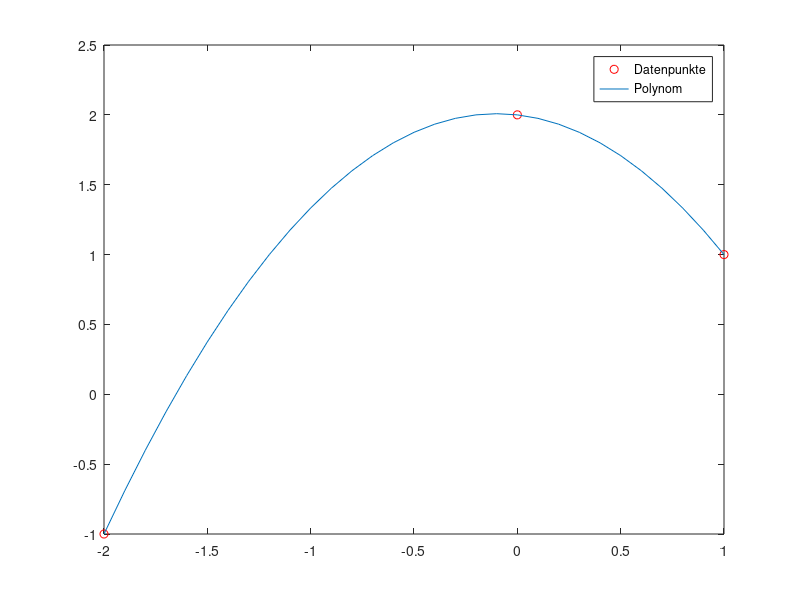

Write the MATLAB code that produced this figure.
% Inputwerte
xi = [-2,0,1]; % Aus Angabe 
yi = [-1,2,1]; % Aus Angabe
x = xi(1):0.1:xi(length(xi));

p22 = @(x) -(5/6).*x.^2 - (1/6) .* x + 2

plot(xi,yi,'ro', x, p22(x));
legend('Datenpunkte', 'Polynom');